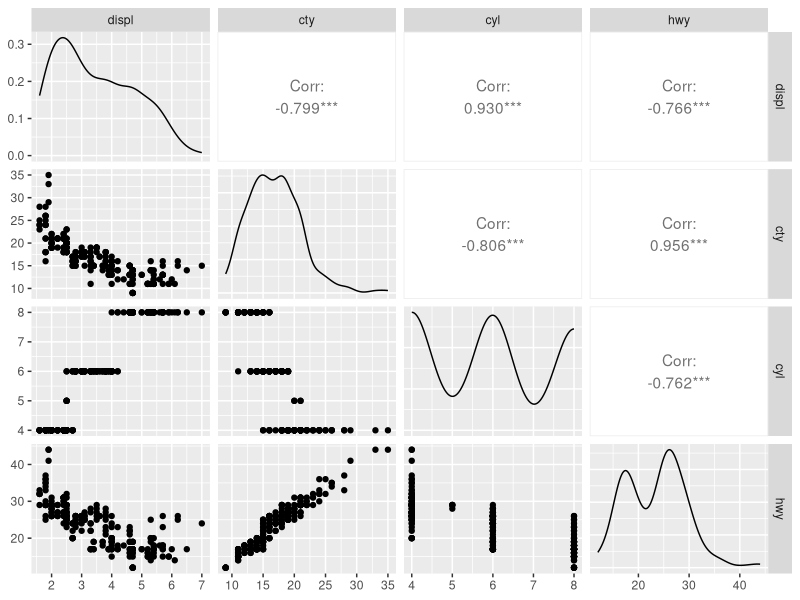
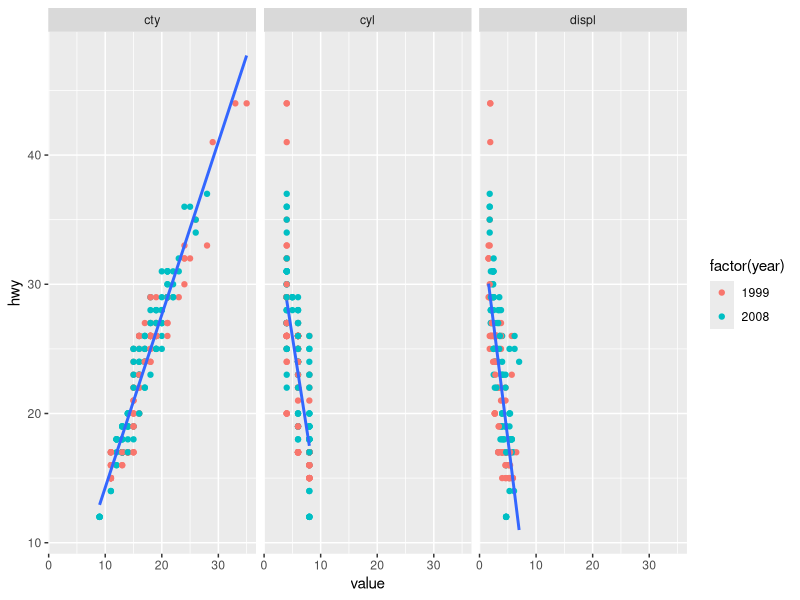
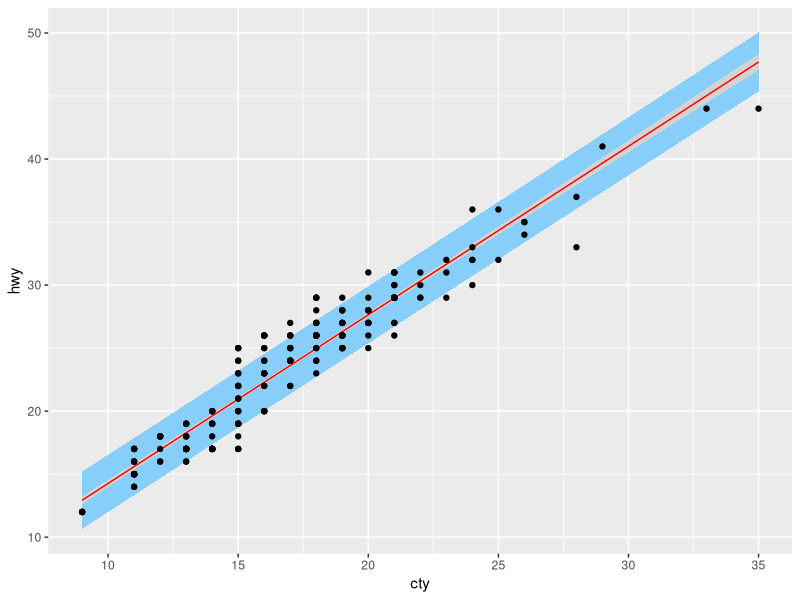

Write the R code that produced these figures, in order.
## ---- chunk 1
knitr::opts_chunk$set(echo = TRUE)
## ---- chunk 2
library(tidyverse)
library(GGally) # for scatterplot matrices
library(modelr) # for convenient models manipulation 
## ---- chunk 3
data(mpg)
head(mpg)
## ---- chunk 4
mpg %>%
  select(displ, cty, cyl, hwy) %>%
  ggpairs()
## ---- chunk 5
mpg %>%
  select(displ, cty, cyl, year, hwy) %>% 
  gather(key = 'parameter', value = 'value', displ:cyl) %>% 
  ggplot(mapping = aes(x = value, y = hwy)) + 
    geom_point(aes(color = factor(year))) +
    geom_smooth(method = 'lm', se = FALSE) +
    facet_wrap(~ parameter)
  
## ---- chunk 6
cor(mpg$cty, mpg$hwy)
## ---- chunk 7
with(mpg, cor(cty, hwy))
## ---- chunk 8
mpg %>%
  select(displ, cty, cyl, year, hwy) %>%
  cor()
## ---- chunk 9
#classical way
m1 <- lm(hwy ~ cty, data = mpg)

#using pipe
m1b <- 
  mpg %>%
  lm(hwy ~ cty, data = .)

## ---- chunk 10
summary(m1)
## ---- chunk 11
sd(mpg$hwy)
## ---- chunk 12
coef(m1)['cty']
## ---- chunk 13
predict(m1, newdata = mpg) %>% head(10)
## ---- chunk 14

newd <- tibble(cty = c(10, 20, 30))
newd

predict(m1, newdata = newd)
## ---- chunk 15
newd %>%
  add_predictions(m1)
## ---- chunk 16
newd %>%
  cbind(predict(m1, newdata = newd))
## ---- chunk 17
m1 %>%
  predict(newdata = mpg,
          interval = 'prediction',
          level = .8) %>%
  head()
## ---- chunk 18

confint_m1 <- predict(m1, newdata = mpg, 
                      interval = 'confidence',
                      level = .8)   %>%
  as_tibble() %>%
  rename(lci = 'lwr', uci = 'upr')


predint_m1 <- predict(m1, newdata = mpg, 
                      interval = 'prediction',
                      level = .8) %>%
  as_tibble() %>%
  rename(lpi = 'lwr', upi = 'upr') %>%
  select(-fit)

forecast_mpg <- 
  cbind(mpg, confint_m1, predint_m1)

## ---- chunk 19
forecast_mpg %>%
  ggplot(aes(x = cty)) +
  geom_ribbon(aes(ymin = lpi, ymax = upi),
              fill = 'lightskyblue') +
  geom_ribbon(aes(ymin = lci, ymax = uci),
              fill = 'lightgray') +
  geom_line(aes(y = fit), color = 'red') +
  geom_point(aes(y = hwy)) +
  ylab('hwy')
